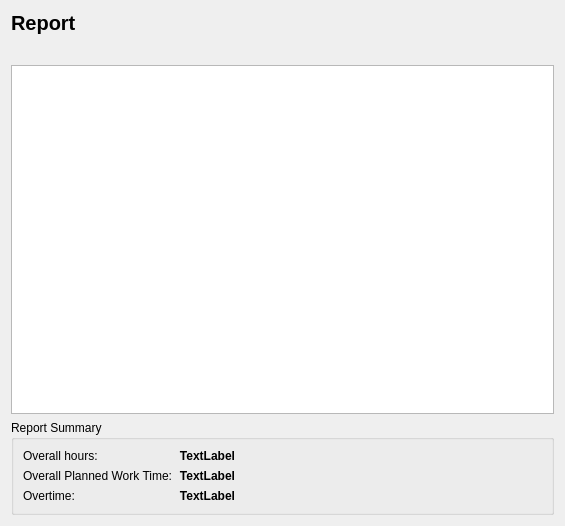
<?xml version="1.0" encoding="UTF-8"?>
<ui version="4.0">
 <class>KReportWidget</class>
 <widget class="QWidget" name="KReportWidget">
  <property name="geometry">
   <rect>
    <x>0</x>
    <y>0</y>
    <width>565</width>
    <height>526</height>
   </rect>
  </property>
  <property name="windowTitle">
   <string>Form</string>
  </property>
  <layout class="QVBoxLayout" name="verticalLayout">
   <item>
    <widget class="QLabel" name="report_type">
     <property name="font">
      <font>
       <pointsize>15</pointsize>
       <weight>75</weight>
       <bold>true</bold>
      </font>
     </property>
     <property name="text">
      <string>Report</string>
     </property>
     <property name="alignment">
      <set>Qt::AlignLeading|Qt::AlignLeft|Qt::AlignVCenter</set>
     </property>
    </widget>
   </item>
   <item>
    <widget class="QLabel" name="report_range">
     <property name="font">
      <font>
       <pointsize>12</pointsize>
      </font>
     </property>
     <property name="text">
      <string/>
     </property>
     <property name="alignment">
      <set>Qt::AlignLeading|Qt::AlignLeft|Qt::AlignVCenter</set>
     </property>
    </widget>
   </item>
   <item>
    <widget class="dp::core::KReportTable" name="report_table">
     <property name="sortingEnabled">
      <bool>true</bool>
     </property>
     <attribute name="horizontalHeaderStretchLastSection">
      <bool>true</bool>
     </attribute>
     <attribute name="verticalHeaderVisible">
      <bool>false</bool>
     </attribute>
     <attribute name="verticalHeaderVisible">
      <bool>false</bool>
     </attribute>
     <attribute name="horizontalHeaderStretchLastSection">
      <bool>true</bool>
     </attribute>
    </widget>
   </item>
   <item>
    <widget class="QGroupBox" name="summary">
     <property name="title">
      <string>Report Summary</string>
     </property>
     <layout class="QHBoxLayout" name="horizontalLayout_2">
      <item>
       <layout class="QHBoxLayout" name="horizontalLayout">
        <item>
         <layout class="QGridLayout" name="gridLayout">
          <item row="0" column="0">
           <widget class="QLabel" name="label">
            <property name="text">
             <string>Overall hours:</string>
            </property>
           </widget>
          </item>
          <item row="0" column="1">
           <widget class="QLabel" name="duration">
            <property name="sizePolicy">
             <sizepolicy hsizetype="Preferred" vsizetype="Preferred">
              <horstretch>0</horstretch>
              <verstretch>0</verstretch>
             </sizepolicy>
            </property>
            <property name="font">
             <font>
              <weight>75</weight>
              <bold>true</bold>
             </font>
            </property>
            <property name="text">
             <string>TextLabel</string>
            </property>
            <property name="alignment">
             <set>Qt::AlignRight|Qt::AlignTrailing|Qt::AlignVCenter</set>
            </property>
            <property name="textInteractionFlags">
             <set>Qt::LinksAccessibleByMouse|Qt::TextSelectableByKeyboard|Qt::TextSelectableByMouse</set>
            </property>
           </widget>
          </item>
          <item row="1" column="0">
           <widget class="QLabel" name="label_2">
            <property name="text">
             <string>Overall Planned Work Time:</string>
            </property>
           </widget>
          </item>
          <item row="1" column="1">
           <widget class="QLabel" name="planned_time">
            <property name="sizePolicy">
             <sizepolicy hsizetype="Preferred" vsizetype="Preferred">
              <horstretch>0</horstretch>
              <verstretch>0</verstretch>
             </sizepolicy>
            </property>
            <property name="font">
             <font>
              <weight>75</weight>
              <bold>true</bold>
             </font>
            </property>
            <property name="text">
             <string>TextLabel</string>
            </property>
            <property name="alignment">
             <set>Qt::AlignRight|Qt::AlignTrailing|Qt::AlignVCenter</set>
            </property>
            <property name="textInteractionFlags">
             <set>Qt::LinksAccessibleByMouse|Qt::TextSelectableByKeyboard|Qt::TextSelectableByMouse</set>
            </property>
           </widget>
          </item>
          <item row="2" column="0">
           <widget class="QLabel" name="label_3">
            <property name="text">
             <string>Overtime:</string>
            </property>
           </widget>
          </item>
          <item row="2" column="1">
           <widget class="QLabel" name="overtime">
            <property name="sizePolicy">
             <sizepolicy hsizetype="Preferred" vsizetype="Preferred">
              <horstretch>0</horstretch>
              <verstretch>0</verstretch>
             </sizepolicy>
            </property>
            <property name="font">
             <font>
              <weight>75</weight>
              <bold>true</bold>
             </font>
            </property>
            <property name="text">
             <string>TextLabel</string>
            </property>
            <property name="alignment">
             <set>Qt::AlignRight|Qt::AlignTrailing|Qt::AlignVCenter</set>
            </property>
            <property name="textInteractionFlags">
             <set>Qt::LinksAccessibleByMouse|Qt::TextSelectableByKeyboard|Qt::TextSelectableByMouse</set>
            </property>
           </widget>
          </item>
         </layout>
        </item>
        <item>
         <spacer name="horizontalSpacer">
          <property name="orientation">
           <enum>Qt::Horizontal</enum>
          </property>
          <property name="sizeHint" stdset="0">
           <size>
            <width>40</width>
            <height>20</height>
           </size>
          </property>
         </spacer>
        </item>
       </layout>
      </item>
     </layout>
    </widget>
   </item>
  </layout>
 </widget>
 <customwidgets>
  <customwidget>
   <class>dp::core::KReportTable</class>
   <extends>QTableView</extends>
   <header>kreporttable.h</header>
  </customwidget>
 </customwidgets>
 <resources/>
 <connections/>
</ui>
